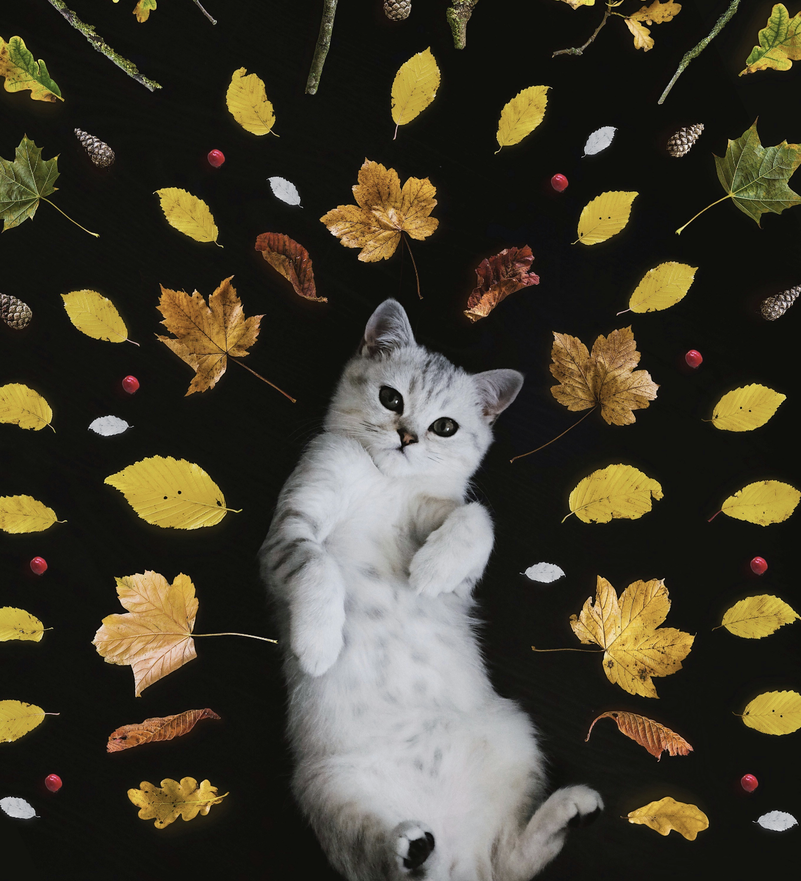
#> input picture 4.ObjectDetection/cat1.png, 801 x 881 px, shrunk from 1474 x 1620 before the run
$ python 2_threshold.py
#> lines starting #> are read from the running program, lines starting #| are printed output that depends on the picture; after the words box and inside, x2 and y2 are one past the last pixel; in counts of white or black regions, pixels touching at a corner belong together
"""
 This script demonstrates how to apply simple (global) thresholding to an image,
 converting it into a binary image.
 The process includes grayscale conversion, thresholding, and (optional) noise reduction via blurring.
"""

import cv2 as cv

# Read the image
img = cv.imread("cat1.png")
#> img is the input picture: shape (881, 801, 3); mean B, G, R 47.5, 62, 66.8

# Convert the image to grayscale
# Thresholding works on grayscale images, where each pixel has only intensity information.
gray_img = cv.cvtColor(img, cv.COLOR_BGR2GRAY)
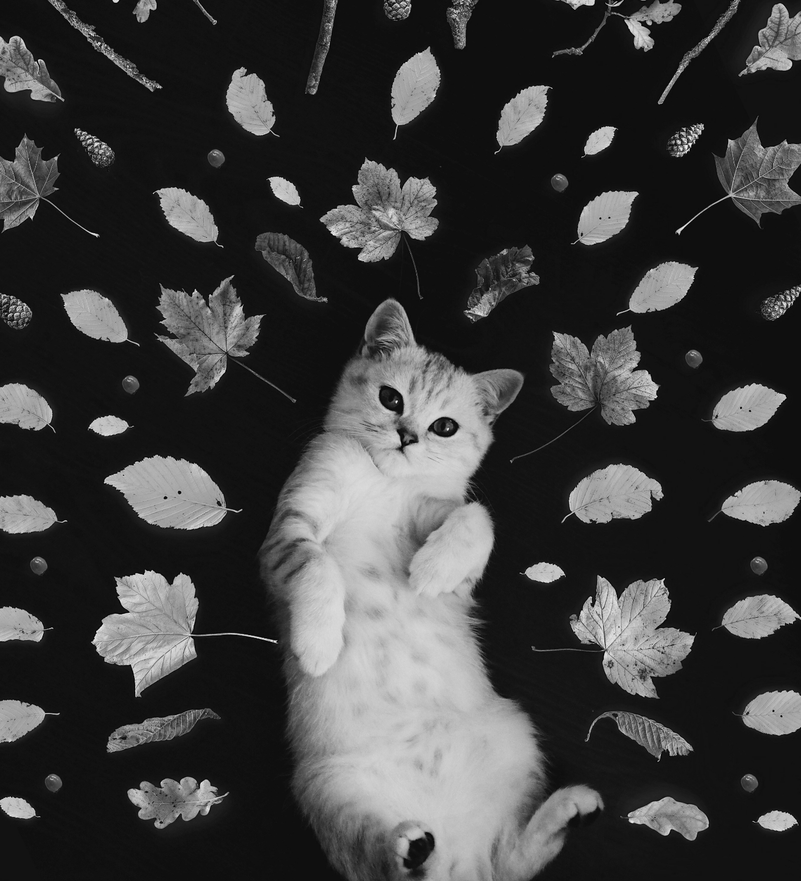
#> gray_img: shape (881, 801); min 0, max 255, mean 61.7

# Apply simple (global) thresholding
# Any pixel intensity below the threshold (80) becomes black (0), and above it becomes white (255).
# This converts the image into a binary image (black and white).
ret, th_img = cv.threshold(src=gray_img, thresh=80, maxval=255, type=cv.THRESH_BINARY) # ret is the threshold value that was applied to the image, which can be useful for reference or when using adaptive thresholding methods.
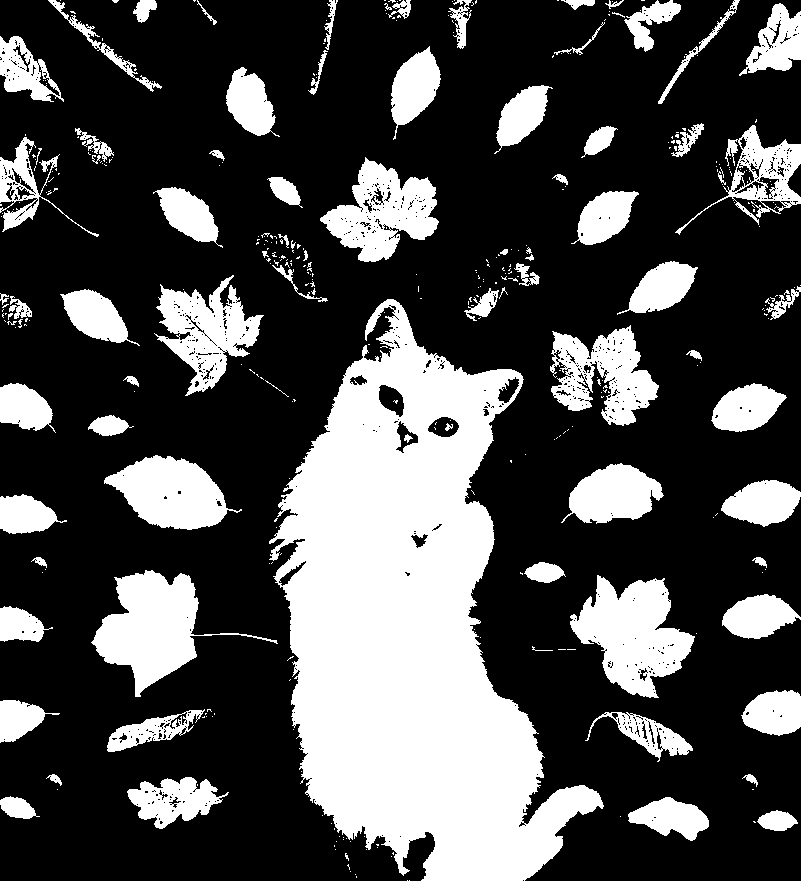
#> th_img: shape (881, 801); 29.7% white; 375 white regions (291 under 20 px), largest, box (x1, y1, x2, y2) and area: (269, 299, 604, 881) 101596, (91, 570, 278, 697) 8624, (570, 575, 695, 698) 8573

# optional: Apply median blur to remove noise
# Median blur helps smooth out the binary image by reducing small fluctuations.
blur_img = cv.medianBlur(th_img, 7)
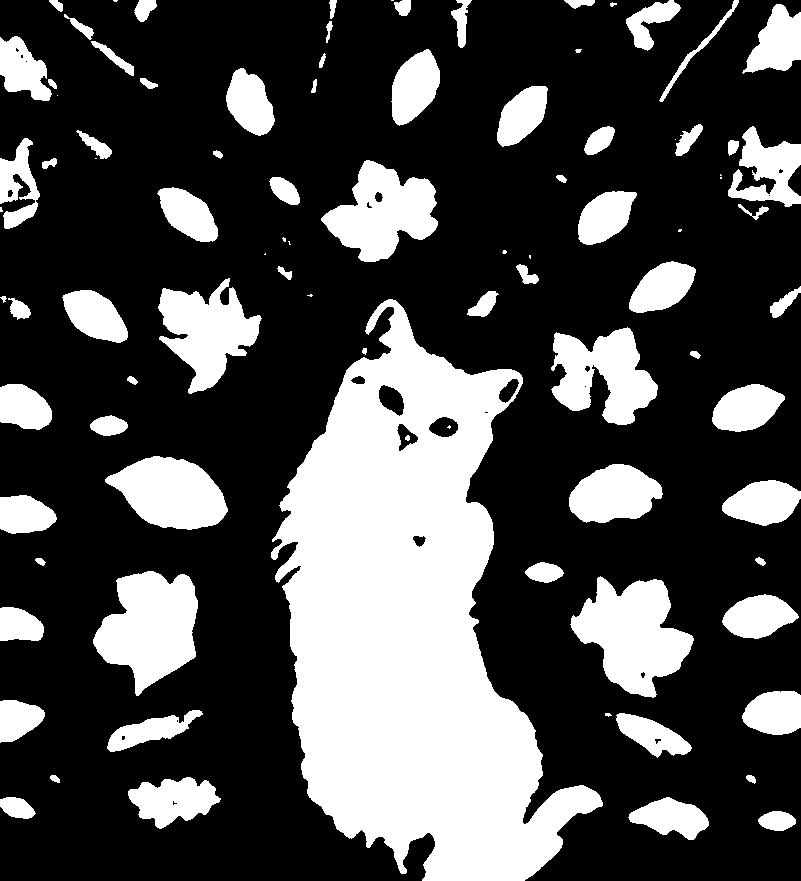
#> blur_img: shape (881, 801); 29.6% white; 92 white regions (17 under 20 px), largest, box (x1, y1, x2, y2) and area: (271, 299, 603, 881) 101896, (570, 576, 694, 698) 8669, (93, 571, 198, 696) 8453

# Display the results
cv.imshow("Thresholded Image", th_img)
cv.imshow("Blurred Image", blur_img)
cv.waitKey(0)
cv.destroyAllWindows()


# ================================
# Note:
# ================================
# 1. **Thresholding**:
# - Simple thresholding is a technique used to convert a grayscale image into a binary image.
# - The pixel intensity is compared to a specified threshold, and based on the result,
#   the pixel is set to either black or white.

# 2. **Thresholding Types**:
# - **Simple (Global) Thresholding**: A single threshold value is applied across the entire image.
#   - Works well for images with uniform lighting conditions.
#   - Can lead to poor results with varying lighting across the image.
# - **Adaptive Thresholding**: Different thresholds are computed for smaller regions in the image.
#   - It is more effective for images with varying lighting conditions.

# 3. **Use Cases**:
# - **Semantic Segmentation**: Helps divide an image into regions (e.g., object vs. background).
# - **Object Detection and Shape Analysis**: Thresholding can help identify and isolate objects from the background.
# - **OCR (Optical Character Recognition)**: Converts scanned text into machine-readable text by segmenting characters from the background.

# 4. **Image Noise Reduction**:
# - After thresholding, noise can appear due to minor pixel variations.
#   Applying a **median blur** helps smooth the image and reduce this noise.

$ run again, with 4.ObjectDetection/RETR_TREE.png copied over 4.ObjectDetection/cat1.png
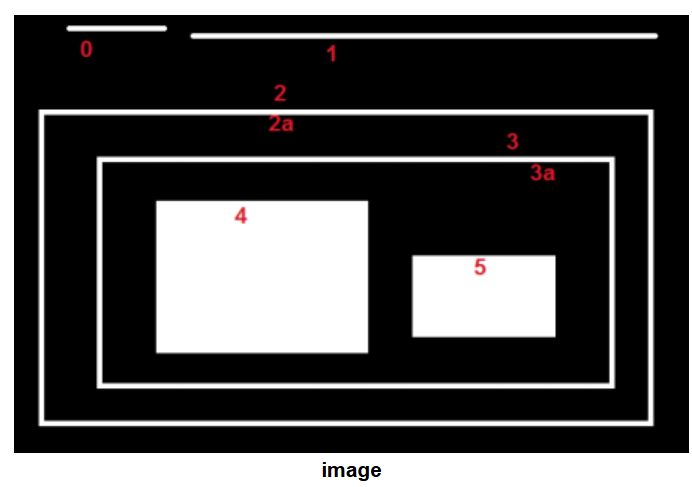
#> input picture 4.ObjectDetection/RETR_TREE.png, 692 x 487 px
#> img is the input picture: shape (487, 692, 3); mean B, G, R 80.1, 80, 80.5
#> `ret, th_img = cv.threshold(src=gray_img, thresh=80, maxval=255, type=c..`:
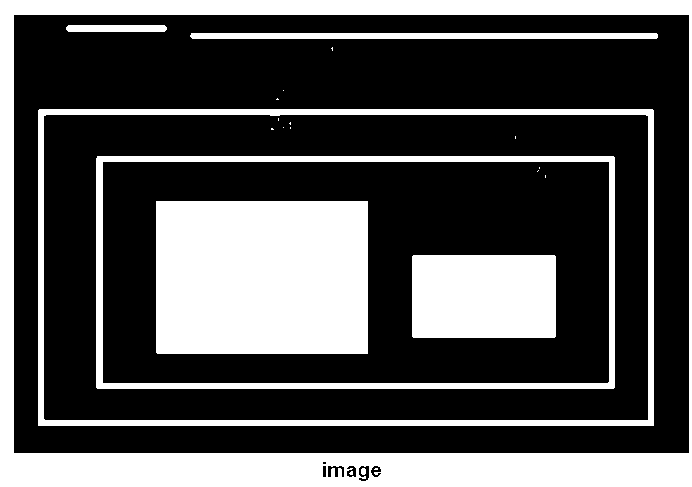
#> th_img: shape (487, 692); 32.4% white; 22 white regions (14 under 20 px), largest, box (x1, y1, x2, y2) and area: (0, 0, 692, 487) 40944, (156, 201, 368, 354) 32435, (412, 255, 556, 338) 11948
#> `blur_img = cv.medianBlur(th_img, 7)`:
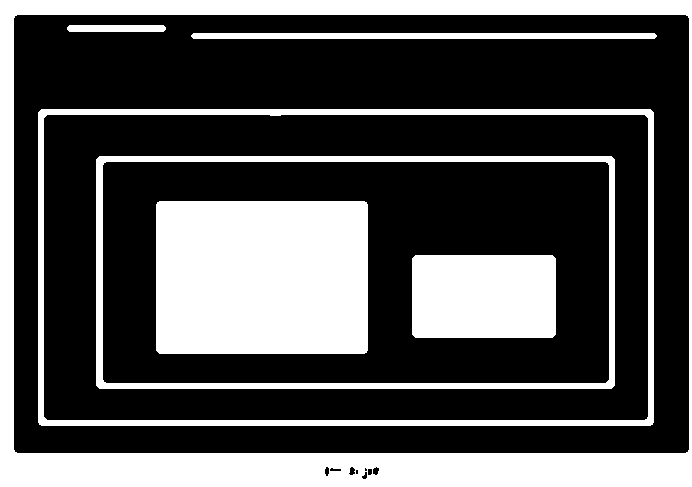
#> blur_img: shape (487, 692); 32.4% white; 7 white regions, largest, box (x1, y1, x2, y2) and area: (0, 0, 692, 487) 41194, (156, 201, 368, 354) 32415, (412, 255, 556, 338) 11928
